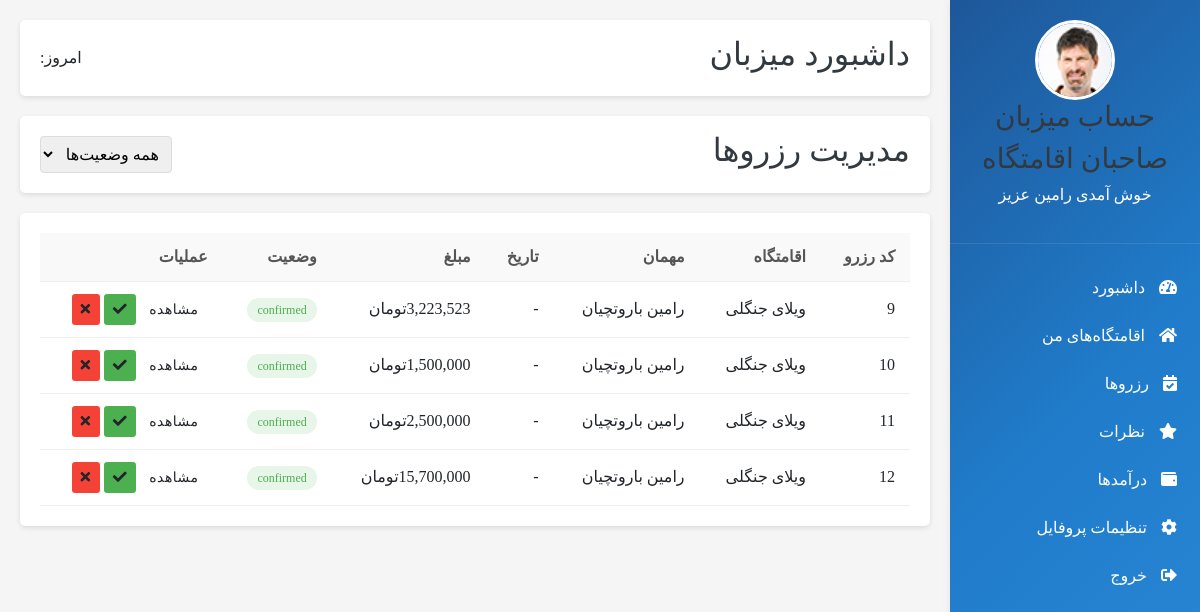
/admin-panel/bookig_list/ (signed in), run on the app's committed database.
### user_account/models.py (models this page shows, shortened)
class User(AbstractUser):
    user_number = models.CharField(max_length=50, null=True, verbose_name='شماره تماس')
    verification_code = models.CharField(max_length=6, null=True, blank=True)
    avatar = models.ImageField(upload_to='media', default='', null=True, verbose_name='آواتار')
    class Meta:
        verbose_name = 'کاربر'
        verbose_name_plural = 'کاربران'

### booking/models.py (models this page shows, shortened)
class Booking(models.Model):
    user = models.ForeignKey(User, on_delete=models.CASCADE, verbose_name='کاربر')
    eghamat = models.ForeignKey(Eghamatgah, on_delete=models.CASCADE, verbose_name='اقامتگاه')
    check_in = models.DateField(verbose_name='تاریخ ورود', null=True, blank=True)
    check_out = models.DateField(verbose_name='تاریخ خروج', null=True, blank=True)
    persons = models.PositiveIntegerField(verbose_name='تعداد نفرات')
    created_at = models.DateTimeField(auto_now_add=True)
    status = models.CharField(max_length=20, choices=[('pending', 'در انتظار'), ('confirmed', 'تایید شده'), ('cancelled', 'لغو شده')], default='pending')
    total_price = models.DecimalField(max_digits=10, decimal_places=0, null=True, blank=True)
    class Meta:
        verbose_name = 'رزرو'
        verbose_name_plural = 'همه رزروها'

### eghamatgah/models.py (models this page shows, shortened)
class Eghamatgah(models.Model):
    type = (
        ('villa', 'ویلا'),
        ('aparteman', 'آپارتمان'),
        ('khanebagh', 'خانه باغ'),
        ('kolbe', 'کلبه'),
    )
    Ecategory = models.ManyToManyField(Eghamatgah_Category, blank=True, related_name='categories', verbose_name='دسته بندی')
    seller = models.ForeignKey(Seller,on_delete=models.CASCADE, related_name='seller', verbose_name='فروشنده')
    title = models.CharField(max_length=100, verbose_name='عنوان اقامتگاه')
    eghamat_type= models.CharField(max_length=100, choices=type, verbose_name='نوع اقامتگاه')
    ostan = models.CharField(max_length=20, verbose_name='استان')
    shahr = models.CharField(max_length=20, verbose_name='شهر')
    address = models.CharField(max_length=300, verbose_name='آدرس کامل')
    tedad_otagh = models.PositiveIntegerField(null=True, verbose_name='تعداد اتاق')
    metrazh = models.PositiveIntegerField(null=True, verbose_name='متراژ')
    zarfiat = models.PositiveIntegerField(null=True, verbose_name='ظرفیت')
    zarfiat_extra = models.DecimalField(max_digits=10,decimal_places=2, default=0, verbose_name='تعداد نفرات اضافه')
    gheymat_har_shab = models.IntegerField(null=True, verbose_name='قیمت هر شب')
    time_voroud = models.TimeField(null=True, verbose_name='تایم ورود')
    time_khorouj = models.TimeField(null=True, verbose_name='تایم خروج')
    description = models.CharField(max_length=200, verbose_name='توضیحات تکمیلی')
    wifi = models.BooleanField(default=False, verbose_name='اینترنت وای فای')
    parking = models.BooleanField(default=False, verbose_name='پارکینگ')
    pool = models.BooleanField(default=False, verbose_name='استخر')
    kitchen = models.BooleanField(default=False, verbose_name='آشپزخانه')
    tv = models.BooleanField(default=False, verbose_name='تلویزیون')
    image = models.ImageField(upload_to='media',default='', verbose_name='تصویر1')
    image2 = models.ImageField(upload_to='media',default='', verbose_name='تصویر2')
    image3 = models.ImageField(upload_to='media',default='', verbose_name='تصویر3')
    image4 = models.ImageField(upload_to='media',default='', verbose_name='تصویر4')
    image5 = models.ImageField(upload_to='media',default='', verbose_name='تصویر5')
    video = models.FileField(
        upload_to='videos',
        null=True,
        blank=True,
        validators=[FileExtensionValidator(allowed_extensions=['mp4', 'mov', 'avi'])],
        verbose_name='ویدیو'
    )
    aparat_video_id = models.CharField(max_length=100, null=True, blank=True)
    created_at = models.DateTimeField(auto_now_add=True)
    class Meta:
        verbose_name = 'مشخصات اقامتگاه'
        verbose_name_plural = 'مشخصات اقامتگاه ها'

### seller_admin_panel/views.py (the view)
@method_decorator(permission_checker_decorator_factory(), name='dispatch')
class booking_eghamat(ListView):
    model = Booking
    paginate_by = 12
    template_name = 'booking/booking.html'
    def get_context_data(self, *args, **kwargs):
        context = super(booking_eghamat, self).get_context_data(*args, **kwargs)
        return context
    def get_queryset(self):
        query = super(booking_eghamat, self).get_queryset()
        return query

### polls/templatetags/poll_extras.py (called while the page is built)
@register.filter(name='three_digits_currency')
def three_digits_currency(value:int):
    return '{:,}'.format(value) + 'تومان'

@register.filter
def to_jalali(value):
    if not value:
        return ""
    try:
        return JalaliDate(value).strftime('%Y/%m/%d')
    except Exception:
        return value

@register.simple_tag
def today_jalali():
    return JalaliDate.today().strftime('%Y/%m/%d')

### utils/my_decoretors.py (called while the page is built)
def permission_checker_decorator_factory(data=None):
    def permission_checker_decorator(func):
        def wrapper(request: HttpRequest, *args, **kwargs):
            print(data)
            if request.user.is_authenticated and request.user.is_superuser:
                return func(request, *args, **kwargs)
            else:
                return redirect(reverse('login_page'))
        return wrapper
    return permission_checker_decorator

### seller_admin_panel/templates/booking/booking.html (shortened to what this page needs)
{% extends 'base/seller_dashboard.html' %}
{% load poll_extras %}
{% block admin_content %}
        <div class="dashboard-header">
            <h2>داشبورد میزبان</h2>
            <div>
                <span>امروز: {% today_jalali %}</span>
            </div>
        </div>
        <div>
            <div class="dashboard-header">
                <h2>مدیریت رزروها</h2>
                <div>
                    <select style="padding: 8px; border-radius: 4px; border: 1px solid #ddd;">
                        <option>همه وضعیت‌ها</option>
                    </select>
                </div>
            </div>
            <div class="recent-bookings">
                <table>
                    <thead>
                        <tr>
                            <th>کد رزرو</th>
                            <th>اقامتگاه</th>
                            <th>مهمان</th>
                            <th>تاریخ</th>
                            <th>مبلغ</th>
                            <th>وضعیت</th>
                            <th>عملیات</th>
                        </tr>
                    </thead>
                    <tbody>
                    {% for booking in object_list %}
                        <tr>
                            <td>{{booking.id}}</td>
                            <td>{{ booking.eghamat.title}}</td>
                            <td>{{ booking.user.first_name }} {{ booking.user.last_name }}</td>
                            <td>{{booking.check_in|to_jalali}} - {{booking.check_out|to_jalali}}</td>
                            <td>{{booking.total_price|three_digits_currency}}</td>
                            <td><span class="status-confirmed">{{ booking.status}}</span></td>
                            <td>
                                <a href="#" class="btn btn-sm">مشاهده</a>
                                <a href="#" class="btn btn-sm" style="background: #4caf50;"><i class="fas fa-check"></i></a>
                                <a href="#" class="btn btn-sm" style="background: #f44336;"><i class="fas fa-times"></i></a>
                            </td>
                        </tr>
                    {% endfor %}
                    </tbody>
                </table>
            </div>
        </div>
{% endblock %}

### seller_admin_panel/templates/include/sidebar.html
    <div class="sidebar">
        <div class="sidebar-header">
            <img src="{{ user.avatar.url }}" alt="{{ user.title}}">
            <h3>حساب میزبان</h3>
            <h3>صاحبان اقامتگاه</h3>
            <p>خوش آمدی {{ user.first_name }} عزیز</p>
        </div>
        <div class="sidebar-menu">
            <a href="{% url 'admin_home' %}"><i class="fas fa-tachometer-alt"></i> داشبورد</a>
            <a href="{% url 'eghamat_list_dashboard' %}"><i class="fas fa-home"></i> اقامتگاه‌های من</a>
            <a href="{% url 'booking_list' %}"><i class="fas fa-calendar-check"></i> رزروها</a>
            <a href="{% url 'comment_list' %}"><i class="fas fa-star"></i> نظرات</a>
            <a href="{% url 'daramad' %}"><i class="fas fa-wallet"></i> درآمدها</a>
            <a href="{% url 'seller_profile' %}"><i class="fas fa-cog"></i> تنظیمات پروفایل</a>
            <a href="{% url 'home' %}"><i class="fas fa-sign-out-alt"></i> خروج</a>
        </div>
    </div>

### static/admin_panel/css/style.css (style rules this page uses)
.sidebar { width: 250px; background: linear-gradient(135deg, #1e5799 0%,#207cca 51%,#2989d8 100%); color: white; padding: 20px 0; box-shadow: 2px 0 10px rgba(0,0,0,0.1); }
.sidebar-header { padding: 0 20px 20px; border-bottom: 1px solid rgba(255,255,255,0.1); text-align: center; }
.sidebar-header img { width: 80px; height: 80px; border-radius: 50%; object-fit: cover; border: 3px solid white; }
.sidebar-menu { padding: 20px 0; }
.sidebar-menu a { display: block; padding: 12px 20px; color: white; text-decoration: none; transition: all 0.3s; border-right: 3px solid transparent; }
.sidebar-menu i { margin-left: 10px; }
.dashboard-header { background: white; padding: 15px 20px; border-radius: 5px; box-shadow: 0 2px 5px rgba(0,0,0,0.1); margin-bottom: 20px; display: flex; justify-content: space-between; align-items: center; }
.recent-bookings { background: white; border-radius: 5px; padding: 20px; box-shadow: 0 2px 5px rgba(0,0,0,0.1); }
table { width: 100%; border-collapse: collapse; }
table th, table td { padding: 12px 15px; text-align: right; border-bottom: 1px solid #eee; }
table th { background: #f9f9f9; color: #555; }
.status-confirmed { color: #4caf50; background: #e8f5e9; padding: 5px 10px; border-radius: 20px; font-size: 12px; }
.btn { display: inline-block; padding: 8px 15px; background: #2989d8; color: white; border-radius: 4px; text-decoration: none; font-size: 14px; transition: all 0.3s; }
.btn-sm { padding: 5px 10px; font-size: 12px; }

### data on the page
User: avatar (picture), first_name "رامین"
Booking: id "9", eghamat "ویلای جنگلی", user.first_name "رامین", user.last_name "باروتچیان", total_price|three_digits_currency "3,223,523تومان", status "confirmed"
Booking: id "10", eghamat "ویلای جنگلی", user.first_name "رامین", user.last_name "باروتچیان", total_price|three_digits_currency "1,500,000تومان", status "confirmed"
Booking: id "11", eghamat "ویلای جنگلی", user.first_name "رامین", user.last_name "باروتچیان", total_price|three_digits_currency "2,500,000تومان", status "confirmed"
Booking: id "12", eghamat "ویلای جنگلی", user.first_name "رامین", user.last_name "باروتچیان", total_price|three_digits_currency "15,700,000تومان", status "confirmed"
